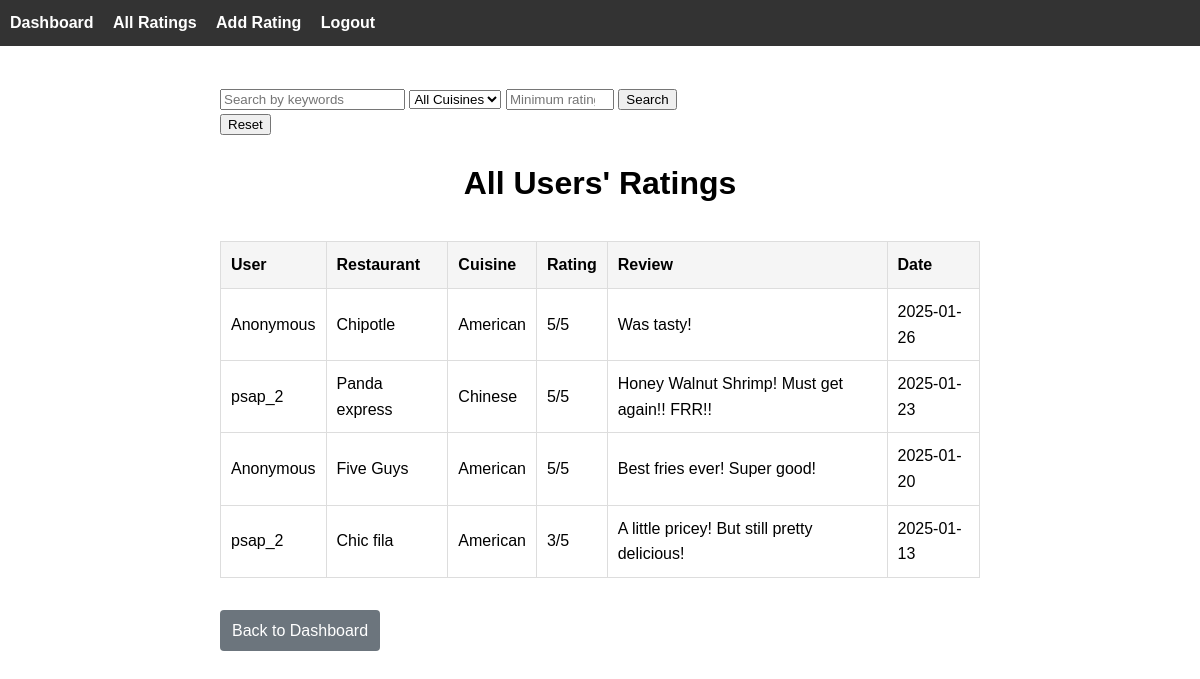
Page /public_ratings on the earlier database version.
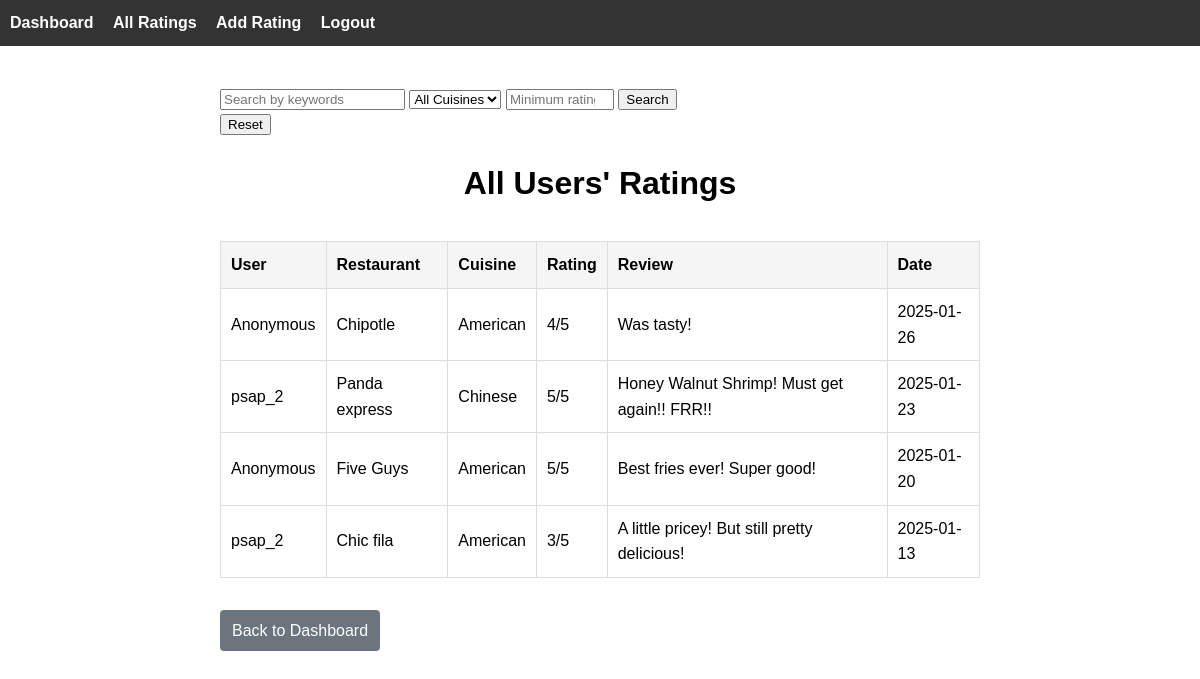
Same page on the later database version.
### models.py (models this page shows)
class RestaurantRating(db.Model):
    id = db.Column(db.Integer, primary_key=True)
    user_id = db.Column(db.Integer, db.ForeignKey('user.id'), nullable=False)  # foreign key to the user model
    restaurant_name = db.Column(db.String(100), nullable=False)
    rating = db.Column(db.Integer, nullable=False)
    cuisine_type = db.Column(db.String(50), nullable=False)
    meal_date = db.Column(db.Date, default=date.today)
    review = db.Column(db.Text, nullable=True)
    calories = db.Column(db.Integer, nullable=True)
    is_anonymous = db.Column(db.Boolean, default=False) #adding anomylity
    user = db.relationship('User', backref='ratings', lazy=True)  # relationship to the User model

class User(db.Model, UserMixin):
    id = db.Column(db.Integer, primary_key=True)
    username = db.Column(db.String(20), nullable=False, unique=True)
    password = db.Column(db.String(80), nullable=False)

### app.py (the view)
@app.route('/public_ratings', methods=['GET'])
def all_ratings():
    search_query = request.args.get('search', '')
    cuisine_type = request.args.get('cuisine_type', '')
    min_rating = request.args.get('min_rating', '')
    query = RestaurantRating.query
    if search_query:
        query = query.filter(
            RestaurantRating.restaurant_name.ilike(f'%{search_query}%') |
            RestaurantRating.cuisine_type.ilike(f'%{search_query}%') |
            RestaurantRating.review.ilike(f'%{search_query}%')
        )
    if cuisine_type:
        query = query.filter(RestaurantRating.cuisine_type.ilike(cuisine_type))
    if min_rating:
        query = query.filter(RestaurantRating.rating >= int(min_rating))
    all_ratings = query.order_by(RestaurantRating.meal_date.desc()).all()
    return render_template('public_ratings.html', ratings=all_ratings)

### templates/public_ratings.html (shortened to what this page needs)
{% extends "base.html" %}
{% block content %}
<div class="content">
  <div>
    <form method="GET" action="{{ url_for('all_ratings') }}">
      <input type="text" name="search" placeholder="Search by keywords" value="{{ request.args.get('search', '') }}">
      <select name="cuisine_type">
          <option value="">All Cuisines</option>
      </select>
      <input type="number" name="min_rating" placeholder="Minimum rating" min="1" max="5" value="{{ request.args.get('min_rating', '') }}" style="width: 100px;">
      <button type="submit">Search</button>
   </form>
    <form method="GET" action="{{ url_for('all_ratings') }}" style="display: inline;">
      <button type="submit">Reset</button>
    </form>
  </div>
  <h1>All Users' Ratings</h1>
  <table>
    <thead>
      <tr>
        <th>User</th>
        <th>Restaurant</th>
        <th>Cuisine</th>
        <th>Rating</th>
        <th>Review</th>
        <th>Date</th>
      </tr>
    </thead>
    <tbody>
      {% for rating in ratings %}
      <tr>
        <td>{{ 'Anonymous' if rating.is_anonymous else rating.user.username }}</td>
        <td>{{ rating.restaurant_name }}</td>
        <td>{{ rating.cuisine_type }}</td>
        <td>{{ rating.rating }}/5</td>
        <td>{{ rating.review if rating.review else "No review" }}</td>
        <td>
          {% if rating.meal_date %}
            {{ rating.meal_date.strftime("%Y-%m-%d") }}
          {% else %}
            N/A
          {% endif %}
        </td>
      </tr>
      {% endfor %}
    </tbody>
  </table>
  <a class="btn-back" href="{{ url_for('dashboard') }}">Back to Dashboard</a>
</div>
{% endblock %}

### templates/base.html (shortened to what this page needs)
<!DOCTYPE html>
<html lang="en">
<head>
</head>
<body>
  <div class="top-nav">
    <a href="{{ url_for('dashboard') }}">Dashboard</a>
    <a href="{{ url_for('all_ratings') }}">All Ratings</a>
    <a href="{{ url_for('add_rating') }}">Add Rating</a>
    <a href="{{ url_for('logout') }}">Logout</a>
  </div>
  <div class="content">
    {% block content %}{% endblock %}
  </div>
</body>
</html>

### templates/base.html (style rules this page uses)
.top-nav { background-color: #333; padding: 10px; }
.top-nav a { color: #fff; margin-right: 15px; text-decoration: none; font-weight: bold; }
body { font-family: Arial, sans-serif; margin: 0; line-height: 1.6; }
.content { max-width: 800px; margin: 0 auto; padding: 20px; }
.btn-back { display: inline-block; padding: 8px 12px; background-color: #6c757d; color: #fff; text-decoration: none; border-radius: 4px; }
h1 { text-align: center; margin-bottom: 1em; }
table { width: 100%; border-collapse: collapse; margin-bottom: 2em; }
th, td { padding: 10px; border: 1px solid #ddd; text-align: left; }
th { background-color: #f5f5f5; }

Differences in the rows shown:
changed RestaurantRating "Chipotle": rating "5" → "4"
